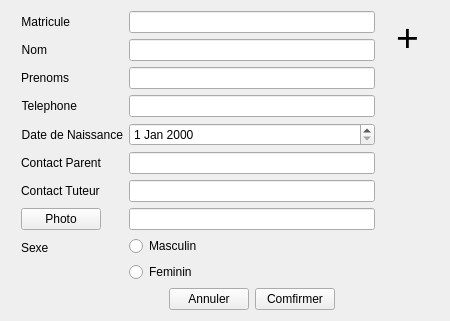
                   <widget class="QWidget" name="tabEt">
                    <attribute name="icon">
                     <iconset>
                      <normaloff>../resources/images/icons8-edit-user-48.png</normaloff>../resources/images/icons8-edit-user-48.png</iconset>
                    </attribute>
                    <attribute name="title">
                     <string>ETUDIANT</string>
                    </attribute>
                    <layout class="QHBoxLayout" name="horizontalLayout_9">
                     <item>
                      <layout class="QHBoxLayout" name="horizontalLayout_8" stretch="0,3,1,0">
                       <item>
                        <spacer name="horizontalSpacer_13">
                         <property name="orientation">
                          <enum>Qt::Horizontal</enum>
                         </property>
                         <property name="sizeHint" stdset="0">
                          <size>
                           <width>10</width>
                           <height>20</height>
                          </size>
                         </property>
                        </spacer>
                       </item>
                       <item>
                        <layout class="QFormLayout" name="formLayout">
                         <item row="0" column="0">
                          <widget class="QLabel" name="Matricule">
                           <property name="text">
                            <string>Matricule</string>
                           </property>
                           <property name="alignment">
                            <set>Qt::AlignRight|Qt::AlignTrailing|Qt::AlignVCenter</set>
                           </property>
                          </widget>
                         </item>
                         <item row="0" column="1">
                          <widget class="QLineEdit" name="matriculeEdit"/>
                         </item>
                         <item row="1" column="0">
                          <widget class="QLabel" name="nomEt">
                           <property name="text">
                            <string>Nom</string>
                           </property>
                           <property name="alignment">
                            <set>Qt::AlignRight|Qt::AlignTrailing|Qt::AlignVCenter</set>
                           </property>
                          </widget>
                         </item>
                         <item row="1" column="1">
                          <widget class="QLineEdit" name="nomEdit"/>
                         </item>
                         <item row="2" column="0">
                          <widget class="QLabel" name="prenomsEt">
                           <property name="text">
                            <string>Prenoms</string>
                           </property>
                           <property name="alignment">
                            <set>Qt::AlignRight|Qt::AlignTrailing|Qt::AlignVCenter</set>
                           </property>
                          </widget>
                         </item>
                         <item row="2" column="1">
                          <widget class="QLineEdit" name="prenomEdit"/>
                         </item>
                         <item row="3" column="0">
                          <widget class="QLabel" name="labelPhoneEt">
                           <property name="text">
                            <string>Telephone</string>
                           </property>
                           <property name="alignment">
                            <set>Qt::AlignRight|Qt::AlignTrailing|Qt::AlignVCenter</set>
                           </property>
                          </widget>
                         </item>
                         <item row="3" column="1">
                          <widget class="QLineEdit" name="phoneEtud"/>
                         </item>
                         <item row="4" column="0">
                          <widget class="QLabel" name="DOBET">
                           <property name="enabled">
                            <bool>true</bool>
                           </property>
                           <property name="text">
                            <string>Date de Naissance</string>
                           </property>
                           <property name="alignment">
                            <set>Qt::AlignRight|Qt::AlignTrailing|Qt::AlignVCenter</set>
                           </property>
                          </widget>
                         </item>
                         <item row="4" column="1">
                          <widget class="QDateEdit" name="dateEditEt"/>
                         </item>
                         <item row="5" column="0">
                          <widget class="QLabel" name="labelSEX">
                           <property name="text">
                            <string>Contact Parent</string>
                           </property>
                          </widget>
                         </item>
                         <item row="5" column="1">
                          <widget class="QLineEdit" name="lineEdit"/>
                         </item>
                         <item row="6" column="1">
                          <widget class="QLineEdit" name="lineEdit_2"/>
                         </item>
                         <item row="7" column="0">
                          <widget class="QPushButton" name="pushButton_2">
                           <property name="text">
                            <string>Photo</string>
                           </property>
                          </widget>
                         </item>
                         <item row="7" column="1">
                          <widget class="QLineEdit" name="lineEdit_3"/>
                         </item>
                         <item row="8" column="0">
                          <widget class="QLabel" name="noteEt">
                           <property name="text">
                            <string>Sexe</string>
                           </property>
                          </widget>
                         </item>
                         <item row="8" column="1">
                          <layout class="QVBoxLayout" name="verticalLayout_8">
                           <item>
                            <widget class="QRadioButton" name="rdBtnMale">
                             <property name="text">
                              <string>Masculin</string>
                             </property>
                            </widget>
                           </item>
                           <item>
                            <widget class="QRadioButton" name="rdBtnFemale">
                             <property name="text">
                              <string>Feminin</string>
                             </property>
                            </widget>
                           </item>
                          </layout>
                         </item>
                         <item row="9" column="1">
                          <layout class="QHBoxLayout" name="horizontalLayout_18">
                           <item>
                            <spacer name="horizontalSpacer_3">
                             <property name="orientation">
                              <enum>Qt::Horizontal</enum>
                             </property>
                             <property name="sizeHint" stdset="0">
                              <size>
                               <width>40</width>
                               <height>20</height>
                              </size>
                             </property>
                            </spacer>
                           </item>
                           <item>
                            <widget class="QPushButton" name="btnAnnulEt">
                             <property name="text">
                              <string>Annuler</string>
                             </property>
                             <property name="icon">
                              <iconset>
                               <normaloff>../resources/images/icons8-close-48.png</normaloff>../resources/images/icons8-close-48.png</iconset>
                             </property>
                            </widget>
                           </item>
                           <item>
                            <widget class="QPushButton" name="btnComfirmEt">
                             <property name="text">
                              <string>Comfirmer</string>
                             </property>
                             <property name="icon">
                              <iconset>
                               <normaloff>../resources/images/icons8-save-all-48.png</normaloff>../resources/images/icons8-save-all-48.png</iconset>
                             </property>
                            </widget>
                           </item>
                           <item>
                            <spacer name="horizontalSpacer_4">
                             <property name="orientation">
                              <enum>Qt::Horizontal</enum>
                             </property>
                             <property name="sizeHint" stdset="0">
                              <size>
                               <width>40</width>
                               <height>20</height>
                              </size>
                             </property>
                            </spacer>
                           </item>
                          </layout>
                         </item>
                         <item row="6" column="0">
                          <widget class="QLabel" name="label_2">
                           <property name="text">
                            <string>Contact Tuteur</string>
                           </property>
                          </widget>
                         </item>
                        </layout>
                       </item>
                       <item>
                        <layout class="QVBoxLayout" name="verticalLayout_11">
                         <item>
                          <widget class="QToolButton" name="toolButton_2">
                           <property name="font">
                            <font>
                             <pointsize>29</pointsize>
                            </font>
                           </property>
                           <property name="styleSheet">
                            <string notr="true">background-color: rgba(255, 255, 255, 0);</string>
                           </property>
                           <property name="text">
                            <string>+</string>
                           </property>
                           <property name="icon">
                            <iconset>
                             <normaloff>../resources/images/icons8-edit-user-48.png</normaloff>../resources/images/icons8-edit-user-48.png</iconset>
                           </property>
                           <property name="iconSize">
                            <size>
                             <width>60</width>
                             <height>60</height>
                            </size>
                           </property>
                           <property name="autoRaise">
                            <bool>true</bool>
                           </property>
                          </widget>
                         </item>
                         <item>
                          <spacer name="verticalSpacer_15">
                           <property name="orientation">
                            <enum>Qt::Vertical</enum>
                           </property>
                           <property name="sizeHint" stdset="0">
                            <size>
                             <width>20</width>
                             <height>40</height>
                            </size>
                           </property>
                          </spacer>
                         </item>
                        </layout>
                       </item>
                       <item>
                        <spacer name="horizontalSpacer_14">
                         <property name="orientation">
                          <enum>Qt::Horizontal</enum>
                         </property>
                         <property name="sizeHint" stdset="0">
                          <size>
                           <width>5</width>
                           <height>20</height>
                          </size>
                         </property>
                        </spacer>
                       </item>
                      </layout>
                     </item>
                    </layout>
                   </widget>
